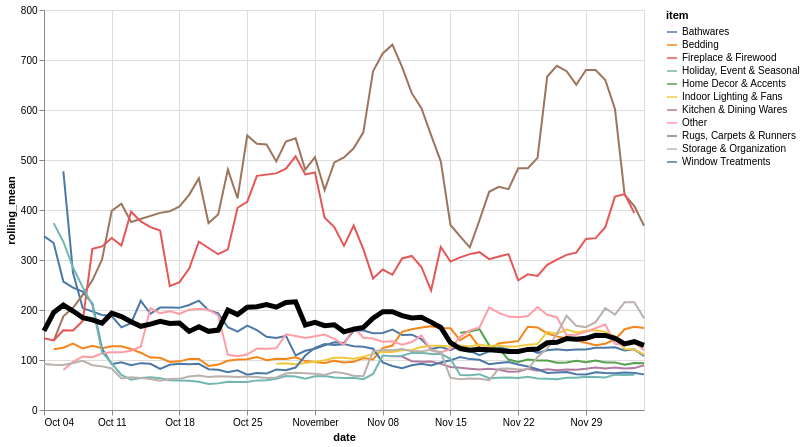

Write the Vega-Lite specification saved for this chart.
### Vega-Lite specification from a JSON file in a GitHub repository (floating-point values rounded to 4 significant figures; data arrays with more than 128 entries replaced by an {"elided": "..."} marker saying what was removed)
{"config": {"view": {"continuousWidth": 400, "continuousHeight": 300}}, "layer": [{"data": {"name": "data-8971c24d8aee4e5e2b26f617ac3d7df4"}, "mark": "line", "encoding": {"color": {"type": "nominal", "field": "item"}, "x": {"type": "temporal", "field": "date"}, "y": {"type": "quantitative", "field": "rolling_mean"}}, "transform": [{"window": [{"op": "mean", "field": "logavg", "as": "rolling_mean"}], "frame": [-7, 0]}]}, {"data": {"name": "data-9d5c2c0a77c1faea3823ff8b668d589a"}, "mark": {"type": "line", "color": "black", "size": 5}, "encoding": {"x": {"type": "temporal", "field": "date"}, "y": {"type": "quantitative", "field": "rolling_mean"}}, "transform": [{"window": [{"op": "mean", "field": "logavg", "as": "rolling_mean"}], "frame": [-7, 0]}]}], "height": 400, "width": 600, "$schema": "https://vega.github.io/schema/vega-lite/v4.8.1.json", "datasets": {"data-8971c24d8aee4e5e2b26f617ac3d7df4": {"elided": "574 records"}, "data-9d5c2c0a77c1faea3823ff8b668d589a": [{"date": "2020-10-04", "logavg": 158.2}, {"date": "2020-10-05", "logavg": 231.9}, {"date": "2020-10-06", "logavg": 240.3}, {"date": "2020-10-07", "logavg": 161.5}, {"date": "2020-10-08", "logavg": 130.4}, {"date": "2020-10-09", "logavg": 160.1}, {"date": "2020-10-10", "logavg": 133.0}, {"date": "2020-10-11", "logavg": 333.4}, {"date": "2020-10-12", "logavg": 105.3}, {"date": "2020-10-13", "logavg": 148.7}, {"date": "2020-10-14", "logavg": 167.3}, {"date": "2020-10-15", "logavg": 194.6}, {"date": "2020-10-16", "logavg": 176.2}, {"date": "2020-10-17", "logavg": 125.6}, {"date": "2020-10-18", "logavg": 139.7}, {"date": "2020-10-19", "logavg": 200.1}, {"date": "2020-10-20", "logavg": 178.3}, {"date": "2020-10-21", "logavg": 76.98}, {"date": "2020-10-22", "logavg": 186.9}, {"date": "2020-10-23", "logavg": 515.1}, {"date": "2020-10-24", "logavg": 103.7}, {"date": "2020-10-25", "logavg": 241.9}, {"date": "2020-10-26", "logavg": 149.2}, {"date": "2020-10-27", "logavg": 234.6}, {"date": "2020-10-28", "logavg": 136.9}, {"date": "2020-10-29", "logavg": 152.8}, {"date": "2020-10-30", "logavg": 196.3}, {"date": "2020-10-31", "logavg": 145.6}, {"date": "2020-11-01", "logavg": 144.3}, {"date": "2020-11-02", "logavg": 189.9}, {"date": "2020-11-03", "logavg": 162.7}, {"date": "2020-11-04", "logavg": 121.6}, {"date": "2020-11-05", "logavg": 179.7}, {"date": "2020-11-06", "logavg": 179.3}, {"date": "2020-11-07", "logavg": 346.3}, {"date": "2020-11-08", "logavg": 248.9}, {"date": "2020-11-09", "logavg": 144.0}, {"date": "2020-11-10", "logavg": 128.2}, {"date": "2020-11-11", "logavg": 123.9}, {"date": "2020-11-12", "logavg": 132.5}, {"date": "2020-11-13", "logavg": 103.4}, {"date": "2020-11-14", "logavg": 92.91}, {"date": "2020-11-15", "logavg": 102.4}, {"date": "2020-11-16", "logavg": 156.2}, {"date": "2020-11-17", "logavg": 117.5}, {"date": "2020-11-18", "logavg": 142.5}, {"date": "2020-11-19", "logavg": 117.2}, {"date": "2020-11-20", "logavg": 120.3}, {"date": "2020-11-21", "logavg": 86.42}, {"date": "2020-11-22", "logavg": 93.4}, {"date": "2020-11-23", "logavg": 135.8}, {"date": "2020-11-24", "logavg": 162.7}, {"date": "2020-11-25", "logavg": 217.0}, {"date": "2020-11-26", "logavg": 151.2}, {"date": "2020-11-27", "logavg": 176.0}, {"date": "2020-11-28", "logavg": 109.2}, {"date": "2020-11-29", "logavg": 101.5}, {"date": "2020-11-30", "logavg": 142.4}, {"date": "2020-12-01", "logavg": 133.3}, {"date": "2020-12-02", "logavg": 117.8}, {"date": "2020-12-03", "logavg": 126.2}, {"date": "2020-12-04", "logavg": 186.4}, {"date": "2020-12-05", "logavg": 116.3}]}}
